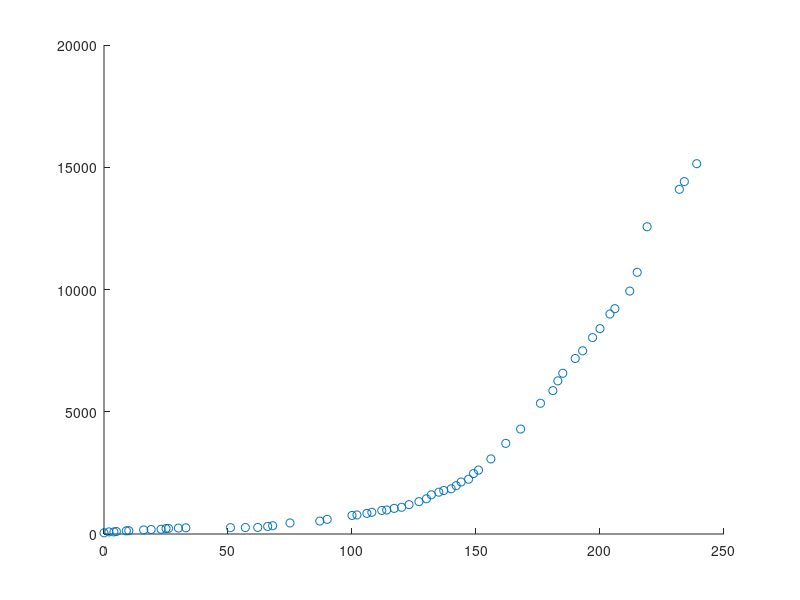

This chart was generated by the following MATLAB code: (Note: this script raises an error after producing the figure.)
%% CASO PRACTICO : ENFERMEDAD DEL EBOLA

% Inicializo los valores del tiempo en dias proporcionados
% por la tabla de la OMS.
dias=[239,234,232,219,215,212,206,204,200,197,193,190,185,183];
dias=[dias,181,176,168,162,156,151,149,147,144,142,140,137,135];
dias=[dias,132,130,127,123,120,117,114,112,108,106,102,100,90];
dias=[dias,87,75,68,66,62,57,51,33,30,26,25,23,19,16,10,9,5,4];
dias=[dias,2,0];

% Inicializo los valores de personas infectadas proporcionados
% por la tabla de la OMS
infec=[15145,14413,14098,12567,10703,9936,9216,8997,8399,8033];
infec=[infec,7492,7178,6574,6263,5864,5347,4293,3707,3071,2615];
infec=[infec,2473,2240,2127,1975,1848,1779,1711,1603,1440,1323];
infec=[infec,1201,1093,1048,982,964,888,844,779,759,599,528];
infec=[infec,452,337,309,270,265,260,253,242,230,224,194,183];
infec=[infec,167,135,130,103,86,86,49];

% Represento los valores anteriores en una grafica.
figure(1);
hold on
plot(dias,infec,'o');

% Vuelvo a crear la solucion numerica que vimos en el primer
% apartado.

% Para ello, primero defino la funcion del termino
% independiente de la ode.
f1=@(t,y,k,m)(k*y*(m-y));

% Inicializo algunos parametros dados
k=1.37*10^(-9);
m=19*10^(6);
y0=49;

% Introduzco los limites de contorno y el numero de iteraciones.
a=0;
b=220;
n=50;

% Llamo a la funcion Runge-Kutta de orden 4.
[t,y]=RK4_to(f1,a,b,y0,n,k,m);

%Represento los valores obtenidos
plot(t,y,'r');

% Pongo etiquetas a la grafica.
title('Infectados por ebola')
legend('Infectados (OMS)', 'Infectados (Numerico)');
xlabel('Tiempo(dias)');
ylabel('Numero de infectados');